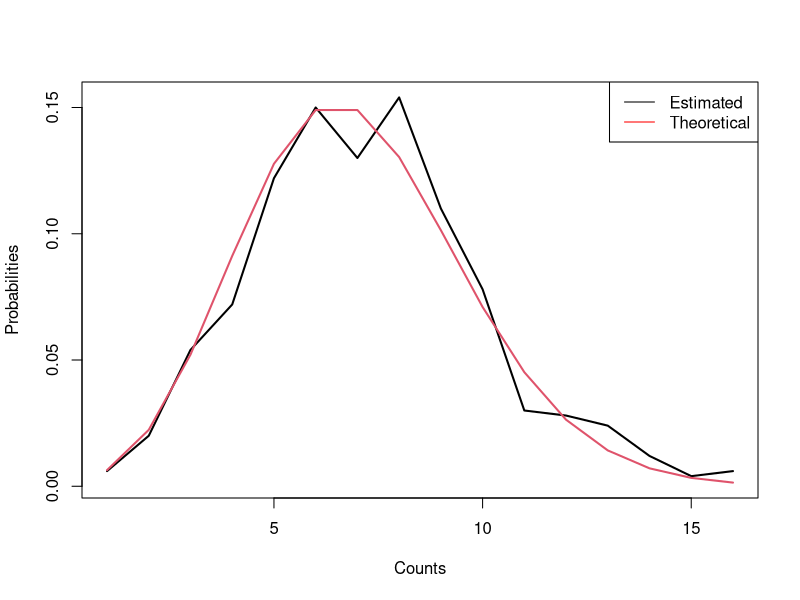

The R source for this figure:


###set.seed(847337465)
Binomial.sample<-rbinom(500,size=20,prob=.7)
Binomial.sample
mean(Binomial.sample)/20

library(fitdistrplus)

Binomial.fit<-fitdist(Binomial.sample,dist="binom",fix.arg=list(size=20), start=list(prob=0.5))
c(Binomial.fit$estimate,sd=Binomial.fit$sd)

##critical value of binomal dist
## what is prob of being greater than observed value or 
## below the negative/opposite value. if combined value 
##is less than 2.5% then reject

p.upper <- pbinom(6923, size = 10000, p = 0.7)
p.lower <- pbinom(7077, size = 10000, p =0.7, lower.tail = F)
Tail.probabilities <- p.lower + p.upper

binom.test(sum(Binomial.sample),500*20,p=.7)

c(Binomial.fit$estimate-1.96*Binomial.fit$sd,Binomial.fit$estimate+1.96*Binomial.fit$sd)

###Poisson

set.seed(847337465)
Poisson.sample<-rpois(500,7)
mean(Poisson.sample)

Poisson.fit<-fitdistr(Poisson.sample,"Poisson")
c(Poisson.fit$estimate,sd=Poisson.fit$sd)

##2.2. Testing the fit

(t<-table(Poisson.sample))
(Sample.frequencies<-t/sum(t))

(Poisson.probabilities<-dpois(as.numeric(names(t)),7))
matplot(as.numeric(names(t)),cbind(Sample.frequencies,Poisson.probabilities),type="l",lty=1,lwd=2,ylab="Probabilities",xlab="Counts")
legend("topright",legend=c("Estimated","Theoretical"),lty=1,col=c("black","red"))

chisq.test(Sample.frequencies,Poisson.probabilities)
###exponential
set.seed(847337465)
Exponential.sample<-rexp(500,.3)


##4. Normal distribution
##4.1 Simulation and estimatio

## param.sd 0.06908584 0.04885107
##sd of the estimates

##lculate p-value of H0:??=??0H0:??=??0 against Ha:???????0Ha:???????0.
##2sided

##5. Uniform distribution
